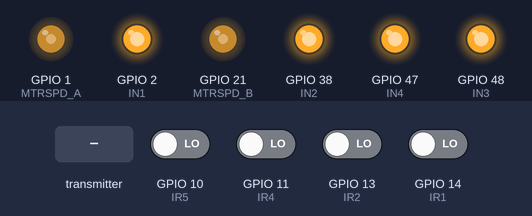
This sketch was run on a simulated ESP32-S3. On the bench: output pins drawn as LEDs (lit = HIGH). Inputs (shaded band) come from the test bench; at power-on: GPIO 10 (IR5), GPIO 11 (IR4), GPIO 13 (IR2), GPIO 14 (IR1) LOW.

Above: at 1.2 s.
1.3 s: the transmitter starts sending power = 1024
At 2.6 s:
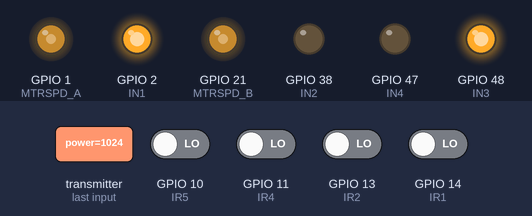
2.9 s: the transmitter starts sending Ki = 25
At 3.9 s:
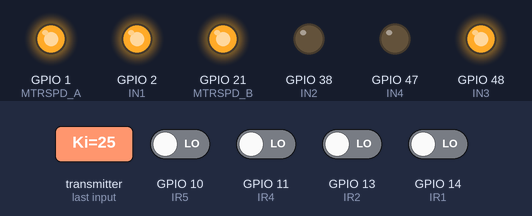
4.4 s: the transmitter starts sending max_spd = 0
At 5.0 s:
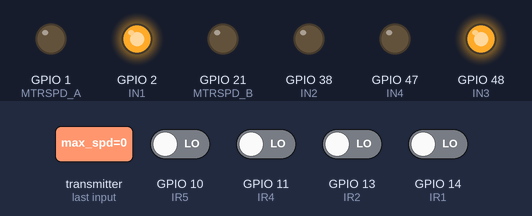
5.9 s: the transmitter starts sending power = 0
At 7.1 s:
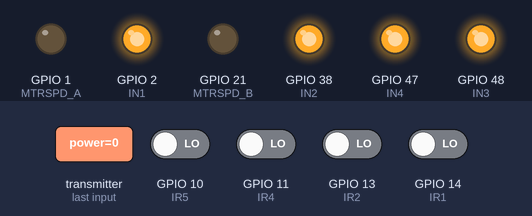
7.4 s: the transmitter starts sending power = 2048
At 8.6 s:
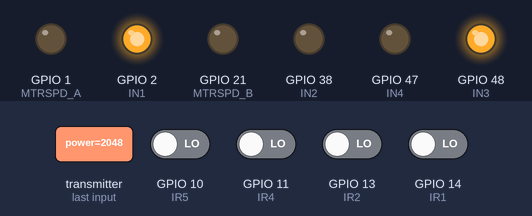
9.0 s: the transmitter starts sending max_spd = 1024
At 9.7 s:
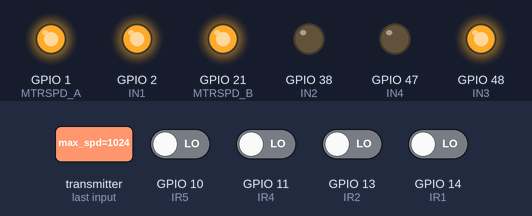
Timing chart, 0 to 11.5 s (numbered marks = the images above; inputs shaded):
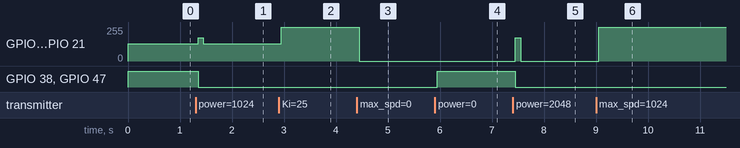

Measured:
- after the input at 1.3 s, GPIO 1 (MTRSPD_A), GPIO 21 (MTRSPD_B): 128/255 → 174/255 after 0.05 s, → 128/255 0.10 s later; GPIO 38 (IN2), GPIO 47 (IN4): HIGH → LOW after 0.05 s
- after the input at 2.9 s, GPIO 1 (MTRSPD_A), GPIO 21 (MTRSPD_B): 128/255 → 255/255 after 0.05 s
- after the input at 4.4 s, GPIO 1 (MTRSPD_A), GPIO 21 (MTRSPD_B): 255/255 → 0/255 after 0.05 s
- after the input at 5.9 s, GPIO 38 (IN2), GPIO 47 (IN4): LOW → HIGH after 0.05 s
- after the input at 7.4 s, GPIO 1 (MTRSPD_A), GPIO 21 (MTRSPD_B): 0/255 → 174/255 after 0.05 s, → 0/255 0.10 s later; GPIO 38 (IN2), GPIO 47 (IN4): HIGH → LOW after 0.05 s
- after the input at 9.0 s, GPIO 1 (MTRSPD_A), GPIO 21 (MTRSPD_B): 0/255 → 255/255 after 0.05 s

The sketch:

line-follow-test.ino
```cpp
// S3 mac address - 94:a9:90:dd:94:24
// C mac address - f4:65:0b:47:19:ec

#include <esp_now.h>
#include <WiFi.h>

#define IN1 2
#define IN2 38
#define IN3 48
#define IN4 47
#define MTRSPD_A 1
#define MTRSPD_B 21

#define IR1 14
#define IR2 13
#define IR3 12
#define IR4 11
#define IR5 10

typedef struct {
  int power;
  float Kp;
  float Ki;
  float Kd;
  float weight_low;
  float weight_high;
  unsigned int min_spd;
  unsigned int base_spd;
  unsigned int max_spd;
  unsigned int icap;
} dataPacket;

dataPacket packet = {
  0,
  1,
  0,
  0,
  1,
  2,
  0,
  512,
  1023,
  200
};

void OnDataRecv(const uint8_t * mac, const uint8_t *incomingData, int len) {
  memcpy(&packet, incomingData, sizeof(dataPacket));
}

float readSensors() {
  int ir1 = !digitalRead(IR1);
  int ir2 = !digitalRead(IR2);
  int ir4 = !digitalRead(IR4);
  int ir5 = !digitalRead(IR5);

  return (-packet.weight_high * ir1) + (-packet.weight_low * ir2) + (packet.weight_low * ir4) + (packet.weight_high * ir5);
}

void setup() {
  Serial.begin(115200);

  WiFi.mode(WIFI_STA);

  if (esp_now_init() != ESP_OK) {
    Serial.println("Error initializing ESP-NOW");
    return;
  }

  esp_now_register_recv_cb(esp_now_recv_cb_t(OnDataRecv));

  pinMode(IN1, OUTPUT);
  pinMode(IN2, OUTPUT);
  pinMode(IN3, OUTPUT);
  pinMode(IN4, OUTPUT);

  digitalWrite(IN1, HIGH);
  digitalWrite(IN2, HIGH);

  digitalWrite(IN3, HIGH);
  digitalWrite(IN4, HIGH);

  pinMode(MTRSPD_A, OUTPUT);
  pinMode(MTRSPD_B, OUTPUT);

  ledcAttach(MTRSPD_A, 20000, 10);
  ledcAttach(MTRSPD_B, 20000, 10);

  ledcWrite(MTRSPD_A, packet.base_spd);
  ledcWrite(MTRSPD_B, packet.base_spd);

  pinMode(IR1, INPUT);
  pinMode(IR2, INPUT);
  pinMode(IR3, INPUT);
  pinMode(IR4, INPUT);
  pinMode(IR5, INPUT);
}

//josiah waz here

float integral = 0;
float last_error = 0;

int last_power = 0;

void loop() {
  if (packet.power && !last_power) {
    digitalWrite(IN1, HIGH);
    digitalWrite(IN2, LOW);

    digitalWrite(IN3, HIGH);
    digitalWrite(IN4, LOW);

    ledcWrite(MTRSPD_A, 700);
    ledcWrite(MTRSPD_B, 700);

    last_power = 1;

    delay(100);
  } else if (!packet.power) {
    digitalWrite(IN1, HIGH);
    digitalWrite(IN2, HIGH);

    digitalWrite(IN3, HIGH);
    digitalWrite(IN4, HIGH);

    last_power = 0;

    return;
  }

  digitalWrite(IN1, HIGH);
  digitalWrite(IN2, LOW);

  digitalWrite(IN3, HIGH);
  digitalWrite(IN4, LOW);

  float error = readSensors();

  integral = constrain(integral + error, -packet.icap, packet.icap);

  float derivitive = error - last_error;

  int correction = (packet.Kp * error) + (packet.Ki * integral) + (packet.Kd * derivitive);

  last_error = error;

  ledcWrite(MTRSPD_A, constrain(packet.base_spd - correction, packet.min_spd, packet.max_spd));
  ledcWrite(MTRSPD_B, constrain(packet.base_spd + correction, packet.min_spd, packet.max_spd));

  if (error == -packet.weight_high - packet.weight_low) {
    ledcWrite(MTRSPD_B, 0);
  } else if (error == packet.weight_high + packet.weight_low) {
    ledcWrite(MTRSPD_A, 0);
  }
}
```
